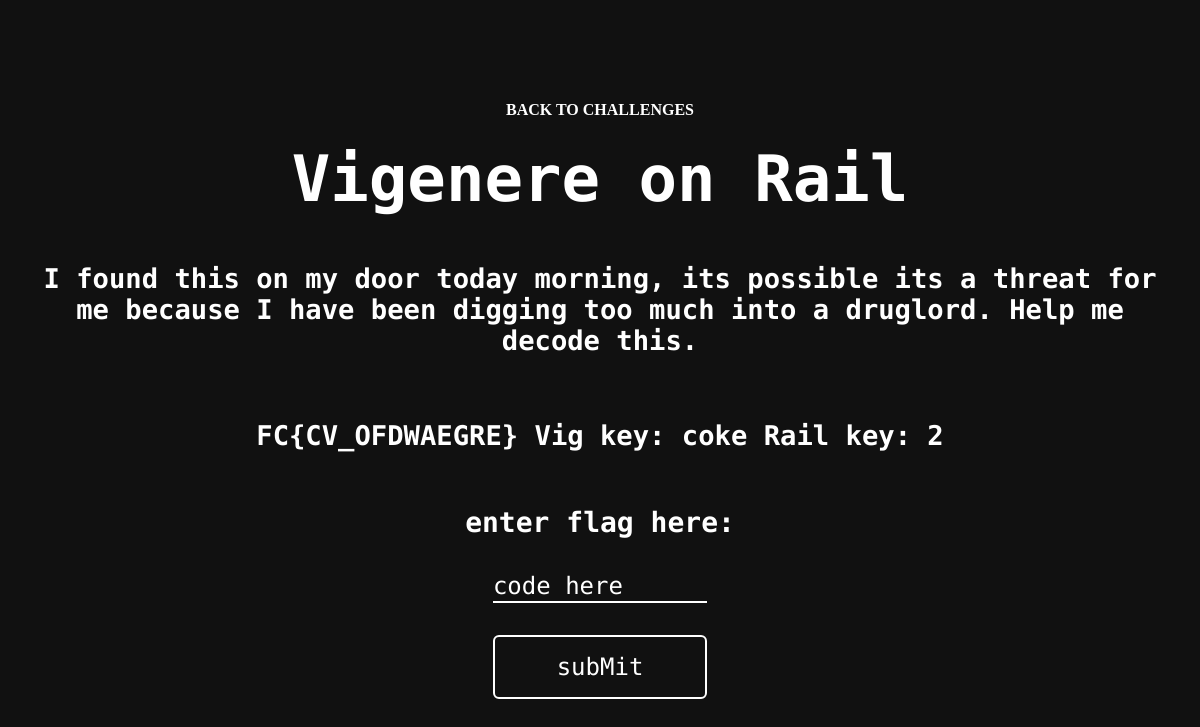
Screenshot of /vigil/ (signed in) with the database file from the repository.
### Main/models.py (models this page shows, shortened)
class Challenges(models.Model):
    title = models.CharField(max_length=255)
    category = models.CharField(max_length=255)
    difficulty = models.CharField(max_length=255)
    points = models.IntegerField()
    description = models.TextField(max_length=1000, default='')
    hint = models.CharField(max_length=255, default='')
    flag = models.CharField(max_length=255, default='DPSS{EMPTY}')
    link = models.CharField(max_length=255, default='dashboard')
    solve_status = models.BooleanField(default=False)

### Main/views.py (the view, shortened to what this page needs)
# urls.py: path('vigil/', views.Vigil, name='vigil'),
def Vigil(request):
    user = request.user
    if request.method == "GET":
        if not request.user.is_authenticated:
            return redirect('login')
        context = {"challenge": Challenges.objects.get(title="Vigenere on Rail")}
        return render(request, 'main/challenges/vigil.html', context)
    elif request.method == "POST":
        data = request.body

### Main/templates/main/challenges/vigil.html (shortened to what this page needs)
{% extends "main/layout_challenge.html" %}
{% load static %}

### Main/templates/main/layout_Challenge.html (shortened to what this page needs)
{% load static %}
<!doctype html>
<html lang="en">
<head>
    <link rel="stylesheet" href="{% static 'css/layout.css' %}">
    <link rel="stylesheet" href="{% static 'css/chall.css' %}">
</head>
<body>
  <div class="container">
  <div align="left">
  <a href="{% url 'dashboard' %}" > BACK TO CHALLENGES </a>
  </div>
    <h1 style="font-size:4em">{{challenge.title}}</h1>
      <h1>{{challenge.description}}</h1><br>
      <h1>{{challenge.hint}}</h1>
          <form id="key-form">
              <label for="key">enter flag here:</label>
              <input type="text" name="key" id="key" placeholder="code here" />
              <button type="submit">subMit</button>
          </form>
  </div>
</body>
</html>

### Main/static/css/layout.css (style rules this page uses)
* { box-sizing: border-box; padding: 0; margin: 0; background-color: #111111; }

### Main/static/css/chall.css (style rules this page uses)
body { background-color: #111111; }
body, html { height: 100%; }
* { box-sizing: border-box; }
.container { background-color: #111111; font-weight: bold; position: absolute; top: 50%; left: 50%; transform: translate(-50%, -50%); z-index: 2; width: 80%; padding: 20px; text-align: center; }
h1 { color: white; font-family: "Major Mono Display", monospace; padding: 2%; color: #ffffff; width: 100%; text-align: center; font-size: 1.7em; }
#key { border: 0; background-color: #111111; border-bottom: 2px solid #ffffff; color: #ffffff; height: 4vh; width: 70%; font-family: "Major Mono Display", monospace; font-size: 1.5em; margin-bottom: 2rem; }
#key::placeholder { color: #ffffff; }
label { color: #ffffff; font-family: "Major Mono Display", monospace; margin-top: 3vh; font-size: 1.75em; width: 100%; text-align: center; margin-top: 2rem; margin-bottom: 2rem; }
.container { display: flex; flex-direction: column; height: 100vh; width: 100vw; align-items: center; justify-content: center; }
form { display: flex; flex-direction: column; align-items: center; justify-content: center; }
form button { color: #ffffff; border: none; font-size: 1.5em; border: 2px solid #ffffff; background: linear-gradient(to right, #111111 50%, #ffffff 50%); background-size: 200% 100%; background-position:left bottom; font-family: "Major Mono Display", monospace; width: 70%; padding-top: 1rem; padding-bottom: 1rem; border-radius: 6px; transition:all 1s ease; }
a { color: white; text-decoration: none; display: inline-block; border-radius: 0.4rem; align-items: left; }

### rows the page displays
Challenges: title "Vigenere on Rail", description "I found this on my door today morning, its possible its a threat for me because I have been digging too much into a druglord. Help me decode this.", hint "FC{CV_OFDWAEGRE} Vig key: coke Rail key: 2"
